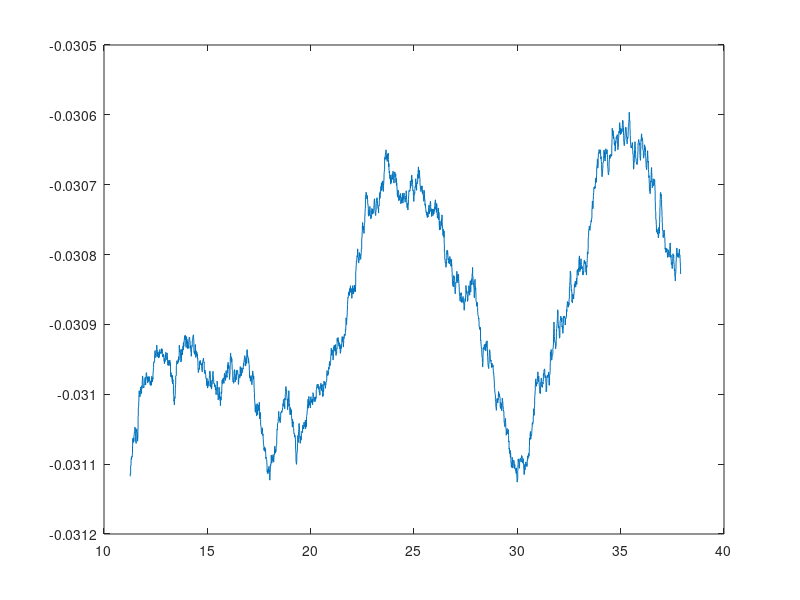
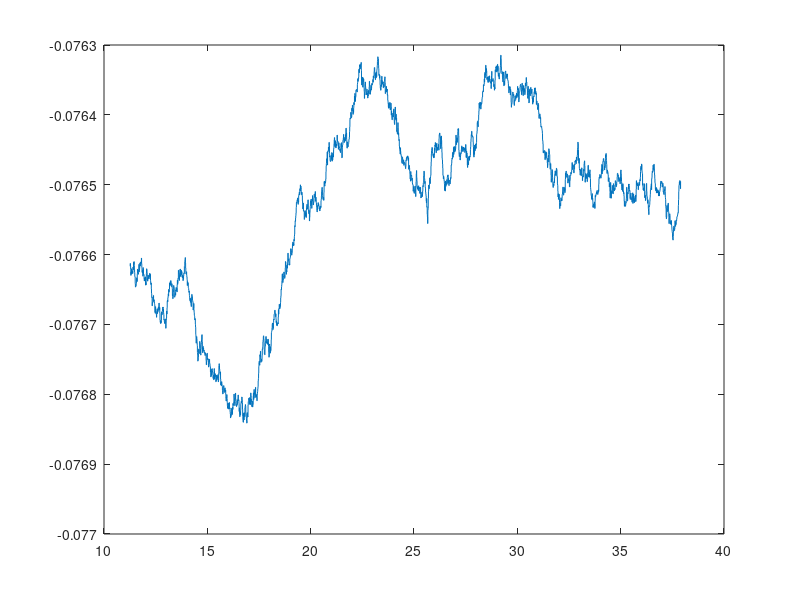
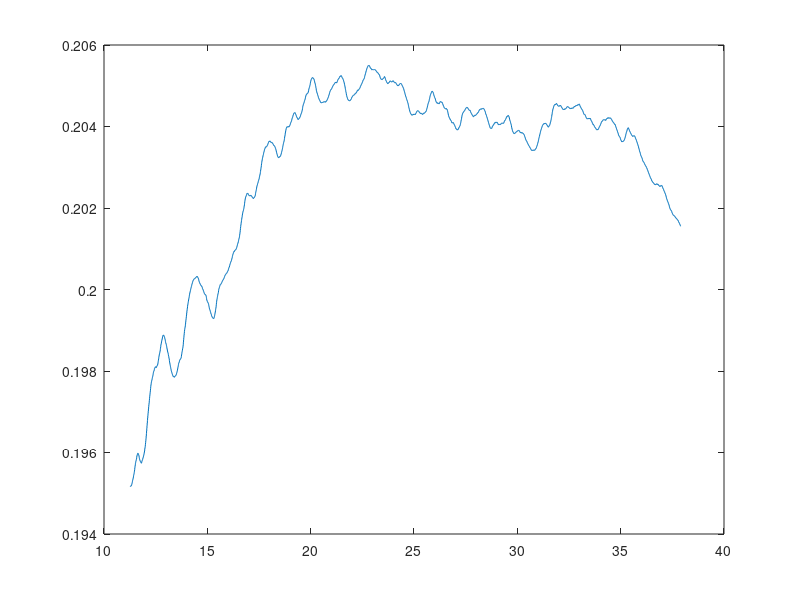
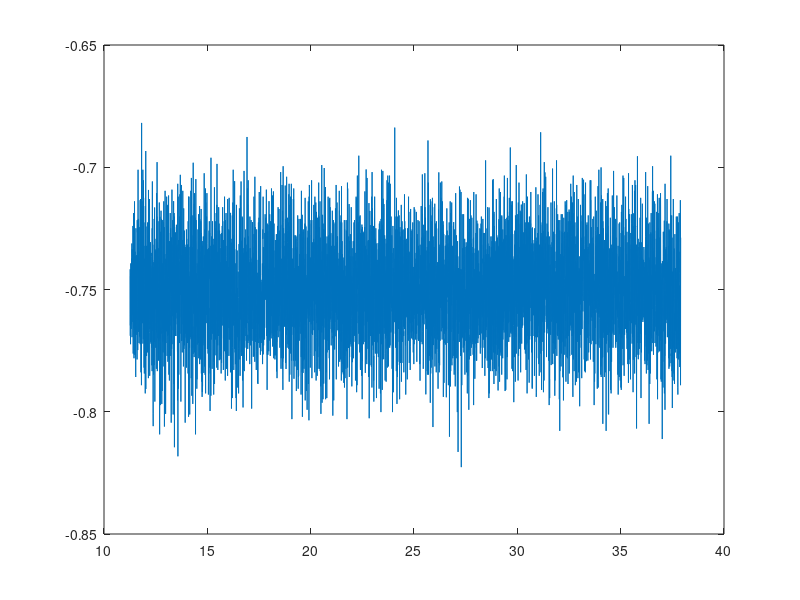

Write MATLAB code to recreate these figures, in order.
clear all;
clc;
close all;

%% Load signals measurements

load("sensors.mat");

%% Extrapolate noise info

% Note: the real mean of the noise is of course 0, here we are just
% checking that the mean corresponds to the measure

% Accelerometer

% Mean
m_a_x = mean(sensors.accelerometer.signals.values(:,1));
m_a_y = mean(sensors.accelerometer.signals.values(:,2));
m_a_z = mean(sensors.accelerometer.signals.values(:,3));

% Variance
v_a_x = var(sensors.accelerometer.signals.values(:,1));
v_a_y = var(sensors.accelerometer.signals.values(:,2));
v_a_z = var(sensors.accelerometer.signals.values(:,3));

% Gyroscope

% Mean
m_g_x = mean(sensors.gyroscope.signals.values(:,1));
m_g_y = mean(sensors.gyroscope.signals.values(:,2));
m_g_z = mean(sensors.gyroscope.signals.values(:,3));

% Variance
v_g_x = var(sensors.gyroscope.signals.values(:,1));
v_g_y = var(sensors.gyroscope.signals.values(:,2));
v_g_z = var(sensors.gyroscope.signals.values(:,3));

% Quaternion

% Mean
m_q_x = mean(sensors.euler.signals.values(:,1));
m_q_y = mean(sensors.euler.signals.values(:,2));
m_q_z = mean(sensors.euler.signals.values(:,3));

% Variance
v_q_x = var(sensors.euler.signals.values(:,1));
v_q_y = var(sensors.euler.signals.values(:,2));
v_q_z = var(sensors.euler.signals.values(:,3));


%% Plots

figure;
plot(sensors.euler.time,sensors.euler.signals.values(:,1));
figure;
plot(sensors.euler.time,sensors.euler.signals.values(:,2));
figure;
plot(sensors.euler.time,sensors.euler.signals.values(:,3));

figure;
plot(sensors.accelerometer.time,sensors.accelerometer.signals.values(:,1));
figure;
plot(sensors.accelerometer.time,sensors.accelerometer.signals.values(:,2));
figure;
plot(sensors.accelerometer.time,sensors.accelerometer.signals.values(:,3));

figure;
plot(sensors.gyroscope.time,sensors.gyroscope.signals.values(:,1));
figure;
plot(sensors.gyroscope.time,sensors.gyroscope.signals.values(:,2));
figure;
plot(sensors.gyroscope.time,sensors.gyroscope.signals.values(:,3));

